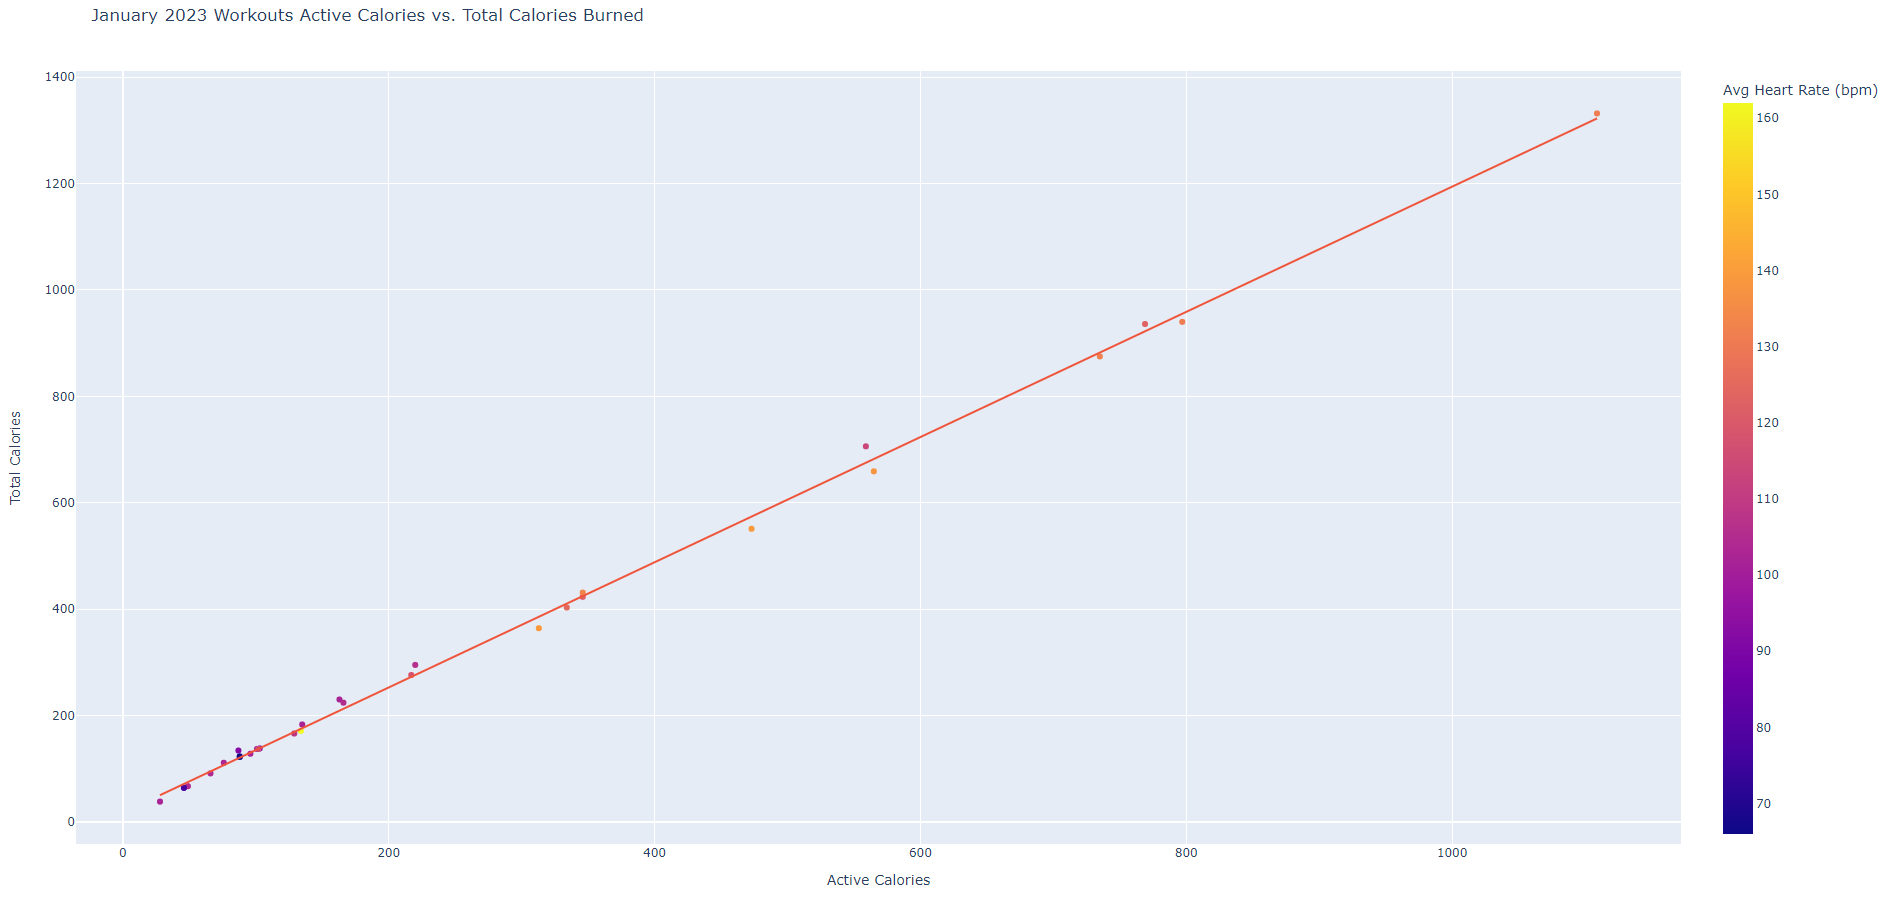

Write Python code to recreate this figure.
# -*- coding: utf-8 -*-
"""
Created on Fri Feb 10 08:47:08 2023

@author: HuntS2
"""

import pandas as pd
import plotly_express as px
import plotly.io as pio
pio.renderers.default = "browser"

df = pd.read_csv(r"C:\Users\Hunts2\OneDrive - AECOM\Documents\Data Science Projects\Other Projects\2023-02-10\2023 Workouts - January.csv")


fig = px.scatter(df, 
                  x = "Active Calories",
                  y = "Total Calories",
                  color = "Avg Heart Rate (bpm)",
                  hover_data = ["Workout"],
                  trendline = "ols",
                  title = "January 2023 Workouts Active Calories vs. Total Calories Burned")
fig.show()
